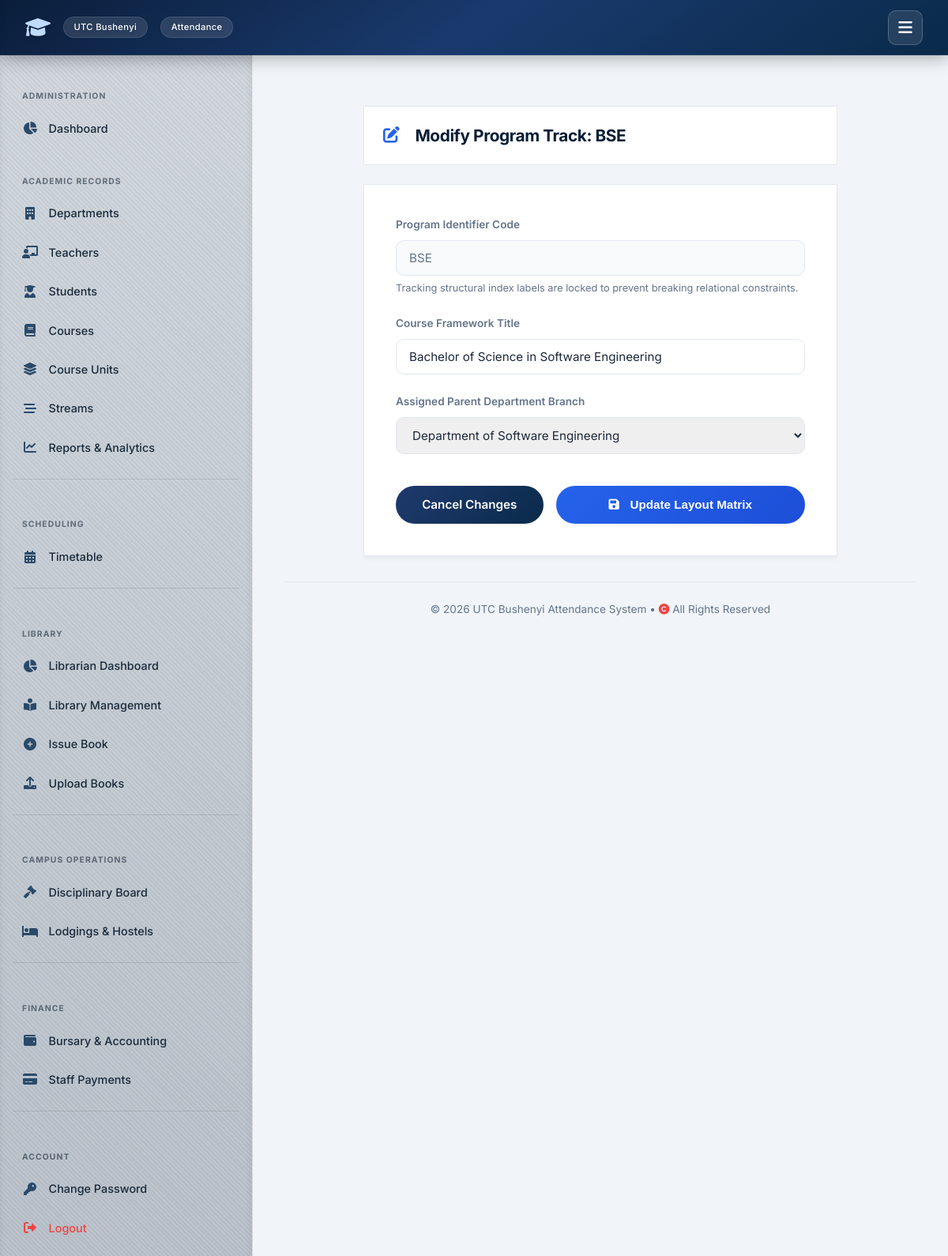
Page /user-admin/manage-courses/edit/BSE/ (signed in) on the committed database.
### attendance/models.py (models this page shows, shortened)
class Course(models.Model):
    code = models.CharField(max_length=20, primary_key=True)
    name = models.CharField(max_length=255)
    department = models.ForeignKey(Department, on_delete=models.SET_NULL, null=True, blank=True, related_name='courses')

class Department(models.Model):
    name = models.CharField(max_length=255, unique=True)

### attendance/views_admin.py (the view, shortened to what this page needs)
# urls.py: path('user-admin/manage-courses/edit/<str:pk>/', views_admin.edit_course, name='edit_course'),
@login_required
@transaction.atomic
def edit_course(request, pk):
    if request.user.role != User.IS_ADMIN:
        return HttpResponse("Unauthorized", status=403)
    course = get_object_or_404(Course, pk=pk)
    departments = Department.objects.all()
    return render(request, 'attendance/edit_course.html', {
        'course': course,
        'departments': departments
    })

### templates/attendance/edit_course.html (shortened to what this page needs)
{% extends 'attendance/base.html' %}
{% block content %}
<div class="edit-container">
    <div class="page-header-actions">
        <div>
            <h2 style="margin:0; font-size:1.3rem;">
                <i class="fas fa-edit" style="color: #2563eb; margin-right: 0.5rem;"></i>
                Modify Program Track: {{ course.code }}
            </h2>
        </div>
    </div>
    <div class="form-container-card">
        <form method="POST" action="">
            <div class="form-group">
                <label for="course_code">Program Identifier Code</label>
                <input type="text" id="course_code" name="course_code" class="form-control"
                       value="{{ course.code }}" disabled title="Course code tokens cannot be modified after compilation.">
                <small style="color: var(--text-muted); display: block; margin-top: 0.35rem; font-size: 0.8rem;">
                    Tracking structural index labels are locked to prevent breaking relational constraints.
                </small>
            </div>
            <div class="form-group">
                <label for="course_name">Course Framework Title</label>
                <input type="text" id="course_name" name="course_name" class="form-control"
                       value="{{ course.name }}" required placeholder="e.g. Business Administration">
            </div>
            <div class="form-group">
                <label for="department">Assigned Parent Department Branch</label>
                <select id="department" name="department" class="form-control" required>
                    {% for dept in departments %}
                        <option value="{{ dept.pk }}" {% if course.department.pk == dept.pk %}selected{% endif %}>
                            {{ dept.name }}
                        </option>
                    {% endfor %}
                </select>
            </div>
            <div class="action-buttons">
                <a href="{% url 'attendance:admin_report_page' %}" class="btn btn-outline btn-cancel">
                    Cancel Changes
                </a>
                <button type="submit" class="btn btn-submit">
                    <i class="fas fa-save" style="margin-right: 0.35rem;"></i> Update Layout Matrix
                </button>
            </div>
        </form>
    </div>
</div>
{% endblock %}

### static/style.css (style rules this page uses)
:root { --primary: #0f3b3e; --primary-dark: #0c4e6d ; --primary-light: #e6f4f1; --secondary: #2c6e6b; --accent: #3b82f6; --success: #10b981; --success-light: #d1fae5; --danger: #ef4444; --danger-light: #fee2e2; --warning: #f59e0b; --warning-light: #fef3c7; --info: #3b82f6; --info-light: #dbeafe; --bg-main: #f1f5f9; --surface: #ffffff; --surface-hover: #f8fafc; --text-main: #0f172a; --text-muted: #64748b; --border: #e2e8f0; --shadow-sm: 0 1px 3px rgba(0,0,0,0.06); --shadow: 0 4px 12px rgba(0,0,0,0.08); --shadow-lg: 0 10px 30px rgba(0,0,0,0.12); --radius: 16px; --radius-sm: 10px; --transition: all 0.25s cubic-bezier(0.4, 0, 0.2, 1); --font: 'Inter', -apple-system, BlinkMacSystemFont, 'Segoe UI', Roboto, Helvetica, Arial, sans-serif; --nav-height: 70px; --sidebar-width: 320px; }
* { box-sizing: border-box; margin: 0; padding: 0; }
body { font-family: var(--font); background: var(--bg-main); color: var(--text-main); line-height: 1.6; min-height: 100vh; display: flex; flex-direction: column; }
h2 { font-size: 1.75rem; font-weight: 700; color: var(--primary-dark); margin-bottom: 1.5rem; letter-spacing: -0.02em; display: flex; align-items: center; gap: 0.75rem; }
h2 i { color: var(--secondary); }
.btn { display: inline-flex; align-items: center; justify-content: center; gap: 0.5rem; background: linear-gradient(135deg, var(--secondary), var(--primary)); color: #fff; padding: 0.75rem 1.8rem; border: none; border-radius: 50px; font-weight: 600; font-size: 0.95rem; cursor: pointer; transition: var(--transition); box-shadow: var(--shadow-sm); text-decoration: none; }
.btn-outline { background: transparent; border: 1px solid var(--border); color: var(--text-main); }

### templates/attendance/base.html (style rules this page uses)
:root { --primary: #0a2a4a; --primary-dark: #061e35; --primary-light: #e6eff9; --secondary: #1e3a6e; --accent: #3b82f6; --success: #3b82f6; --success-light: #dbeafe; --danger: #ef4444; --danger-light: #fee2e2; --warning: #f59e0b; --warning-light: #fef3c7; --info: #3b82f6; --info-light: #dbeafe; --bg-main: #f1f5f9; --surface: #ffffff; --surface-hover: #f8fafc; --text-main: #1e293b; --text-muted: #64748b; --border: #e2e8f0; --shadow-sm: 0 1px 3px rgba(0,0,0,0.06); --shadow: 0 4px 12px rgba(0,0,0,0.08); --shadow-lg: 0 10px 30px rgba(0,0,0,0.12); --radius: 16px; --radius-sm: 10px; --transition: all 0.25s cubic-bezier(0.4, 0, 0.2, 1); --font: 'Inter', -apple-system, BlinkMacSystemFont, 'Segoe UI', Roboto, Helvetica, Arial, sans-serif; --nav-height: 70px; --sidebar-width: 320px; }
* { box-sizing: border-box; margin: 0; padding: 0; }
body { font-family: var(--font); background: var(--bg-main); color: var(--text-main); line-height: 1.6; min-height: 100vh; display: flex; flex-direction: column; }
h2 { font-size: 1.75rem; font-weight: 700; color: var(--primary-dark); margin-bottom: 1.5rem; letter-spacing: -0.02em; display: flex; align-items: center; gap: 0.75rem; }
h2 i { color: var(--secondary); }
.btn { display: inline-flex; align-items: center; justify-content: center; gap: 0.5rem; background: linear-gradient(135deg, var(--secondary), var(--primary)); color: #fff; padding: 0.75rem 1.8rem; border: none; border-radius: 50px; font-weight: 600; font-size: 0.95rem; cursor: pointer; transition: var(--transition); box-shadow: var(--shadow-sm); text-decoration: none; }

### rows in the picture
Course: code "BSE", course_code "BSE", course_name "Bachelor of Science in Software Engineering", department "Department of Software Engineering"
